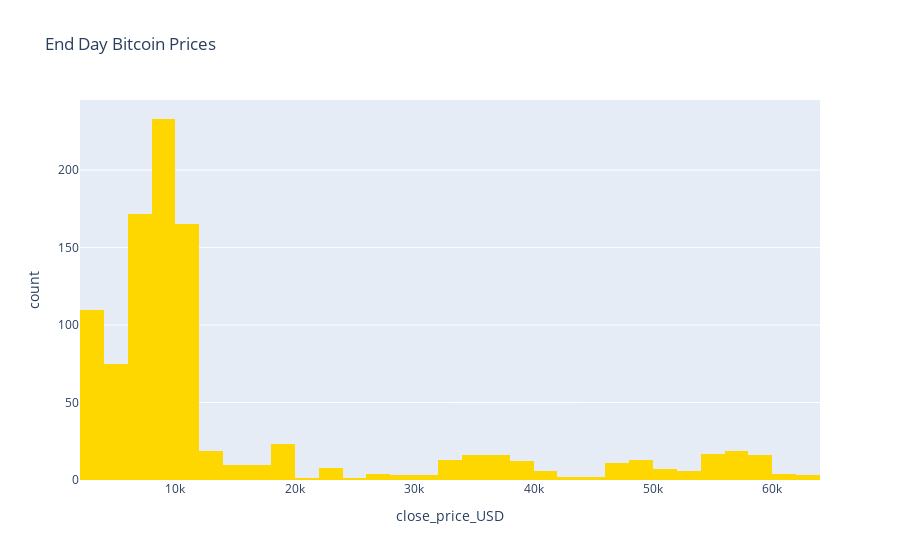

Source (notebook cell):
### Code cell
fig = px.histogram(final, x = "close_price_USD", title = "End Day Bitcoin Prices", color_discrete_sequence = ['gold'])
fig.show()

### Figure 1 — Plotly figure (JSON) as saved in the notebook; plotly's stock layout.template omitted (floating-point values rounded to 4 significant figures; data arrays with more than 128 entries replaced by an {"elided": "..."} marker saying what was removed)
{"data": [{"alignmentgroup": "True", "bingroup": "x", "hovertemplate": "close_price_USD=%{x}<br>count=%{y}<extra></extra>", "legendgroup": "", "marker": {"color": "gold"}, "name": "", "offsetgroup": "", "orientation": "v", "showlegend": false, "type": "histogram", "x": {"elided": "1000 float values"}, "xaxis": "x", "yaxis": "y"}], "layout": {"barmode": "relative", "legend": {"tracegroupgap": 0}, "title": {"text": "End Day Bitcoin Prices"}, "xaxis": {"anchor": "y", "domain": [0, 1], "title": {"text": "close_price_USD"}}, "yaxis": {"anchor": "x", "domain": [0, 1], "title": {"text": "count"}}}}
